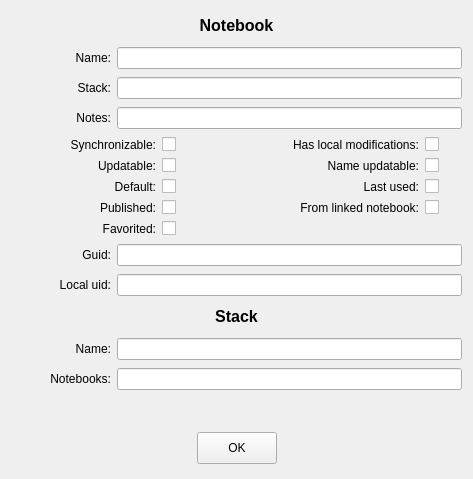
<?xml version="1.0" encoding="UTF-8"?>
<ui version="4.0">
 <class>NotebookModelItemInfoWidget</class>
 <widget class="QWidget" name="NotebookModelItemInfoWidget">
  <property name="geometry">
   <rect>
    <x>0</x>
    <y>0</y>
    <width>473</width>
    <height>479</height>
   </rect>
  </property>
  <property name="sizePolicy">
   <sizepolicy hsizetype="Maximum" vsizetype="Minimum">
    <horstretch>0</horstretch>
    <verstretch>0</verstretch>
   </sizepolicy>
  </property>
  <property name="font">
   <font>
    <stylestrategy>PreferAntialias</stylestrategy>
   </font>
  </property>
  <property name="windowTitle">
   <string>Form</string>
  </property>
  <layout class="QGridLayout" name="gridLayout">
   <item row="4" column="0" colspan="2">
    <layout class="QGridLayout" name="leftSideCheckboxesGridLayout">
     <property name="leftMargin">
      <number>20</number>
     </property>
     <item row="3" column="0">
      <widget class="QLabel" name="notebookPublishedLabel">
       <property name="text">
        <string>Published:</string>
       </property>
       <property name="alignment">
        <set>Qt::AlignRight|Qt::AlignTrailing|Qt::AlignVCenter</set>
       </property>
      </widget>
     </item>
     <item row="0" column="1">
      <widget class="QCheckBox" name="notebookSynchronizableCheckBox"/>
     </item>
     <item row="2" column="1">
      <widget class="QCheckBox" name="notebookDefaultCheckBox"/>
     </item>
     <item row="0" column="0">
      <widget class="QLabel" name="notebookSynchronizableLabel">
       <property name="text">
        <string>Synchronizable:</string>
       </property>
       <property name="alignment">
        <set>Qt::AlignRight|Qt::AlignTrailing|Qt::AlignVCenter</set>
       </property>
      </widget>
     </item>
     <item row="1" column="1">
      <widget class="QCheckBox" name="notebookUpdatableCheckBox"/>
     </item>
     <item row="3" column="1">
      <widget class="QCheckBox" name="notebookPublishedCheckBox"/>
     </item>
     <item row="1" column="0">
      <widget class="QLabel" name="notebookUpdatableLabel">
       <property name="text">
        <string>Updatable:</string>
       </property>
       <property name="alignment">
        <set>Qt::AlignRight|Qt::AlignTrailing|Qt::AlignVCenter</set>
       </property>
      </widget>
     </item>
     <item row="2" column="0">
      <widget class="QLabel" name="notebookDefaultLabel">
       <property name="text">
        <string>Default:</string>
       </property>
       <property name="alignment">
        <set>Qt::AlignRight|Qt::AlignTrailing|Qt::AlignVCenter</set>
       </property>
      </widget>
     </item>
     <item row="4" column="0">
      <widget class="QLabel" name="notebookFavoritedLabel">
       <property name="text">
        <string>Favorited:</string>
       </property>
       <property name="alignment">
        <set>Qt::AlignRight|Qt::AlignTrailing|Qt::AlignVCenter</set>
       </property>
      </widget>
     </item>
     <item row="4" column="1">
      <widget class="QCheckBox" name="notebookFavoritedCheckBox"/>
     </item>
    </layout>
   </item>
   <item row="1" column="0">
    <widget class="QLabel" name="notebookNameLabel">
     <property name="maximumSize">
      <size>
       <width>100</width>
       <height>16777215</height>
      </size>
     </property>
     <property name="text">
      <string>Name:</string>
     </property>
     <property name="alignment">
      <set>Qt::AlignRight|Qt::AlignTrailing|Qt::AlignVCenter</set>
     </property>
    </widget>
   </item>
   <item row="3" column="1" colspan="2">
    <widget class="QLineEdit" name="notebookNumNotesLineEdit">
     <property name="readOnly">
      <bool>true</bool>
     </property>
    </widget>
   </item>
   <item row="0" column="0" colspan="3">
    <widget class="QLabel" name="notebookLabel">
     <property name="minimumSize">
      <size>
       <width>0</width>
       <height>26</height>
      </size>
     </property>
     <property name="maximumSize">
      <size>
       <width>16777215</width>
       <height>26</height>
      </size>
     </property>
     <property name="font">
      <font>
       <pointsize>12</pointsize>
       <weight>75</weight>
       <bold>true</bold>
      </font>
     </property>
     <property name="text">
      <string>Notebook</string>
     </property>
     <property name="alignment">
      <set>Qt::AlignCenter</set>
     </property>
     <property name="textInteractionFlags">
      <set>Qt::TextSelectableByKeyboard|Qt::TextSelectableByMouse</set>
     </property>
    </widget>
   </item>
   <item row="2" column="1" colspan="2">
    <widget class="QLineEdit" name="notebookStackLineEdit">
     <property name="readOnly">
      <bool>true</bool>
     </property>
    </widget>
   </item>
   <item row="6" column="0">
    <widget class="QLabel" name="notebookLocalUidLabel">
     <property name="maximumSize">
      <size>
       <width>100</width>
       <height>16777215</height>
      </size>
     </property>
     <property name="text">
      <string>Local uid:</string>
     </property>
     <property name="alignment">
      <set>Qt::AlignRight|Qt::AlignTrailing|Qt::AlignVCenter</set>
     </property>
    </widget>
   </item>
   <item row="8" column="1" colspan="2">
    <widget class="QLineEdit" name="stackNameLineEdit">
     <property name="readOnly">
      <bool>true</bool>
     </property>
    </widget>
   </item>
   <item row="7" column="0" colspan="3">
    <widget class="QLabel" name="stackLabel">
     <property name="minimumSize">
      <size>
       <width>0</width>
       <height>26</height>
      </size>
     </property>
     <property name="maximumSize">
      <size>
       <width>16777215</width>
       <height>26</height>
      </size>
     </property>
     <property name="font">
      <font>
       <pointsize>12</pointsize>
       <weight>75</weight>
       <bold>true</bold>
      </font>
     </property>
     <property name="text">
      <string>Stack</string>
     </property>
     <property name="alignment">
      <set>Qt::AlignCenter</set>
     </property>
     <property name="textInteractionFlags">
      <set>Qt::TextSelectableByKeyboard|Qt::TextSelectableByMouse</set>
     </property>
    </widget>
   </item>
   <item row="8" column="0">
    <widget class="QLabel" name="stackNameLabel">
     <property name="maximumSize">
      <size>
       <width>100</width>
       <height>16777215</height>
      </size>
     </property>
     <property name="text">
      <string>Name:</string>
     </property>
     <property name="alignment">
      <set>Qt::AlignRight|Qt::AlignTrailing|Qt::AlignVCenter</set>
     </property>
    </widget>
   </item>
   <item row="4" column="2">
    <layout class="QGridLayout" name="rightSideCheckboxesGridLayout">
     <item row="0" column="0">
      <widget class="QLabel" name="notebookDirtyLabel">
       <property name="text">
        <string>Has local modifications:</string>
       </property>
      </widget>
     </item>
     <item row="0" column="1">
      <widget class="QCheckBox" name="notebookDirtyCheckBox"/>
     </item>
     <item row="1" column="0">
      <widget class="QLabel" name="notebookNameUpdatableLabel">
       <property name="text">
        <string>Name updatable:</string>
       </property>
       <property name="alignment">
        <set>Qt::AlignRight|Qt::AlignTrailing|Qt::AlignVCenter</set>
       </property>
      </widget>
     </item>
     <item row="1" column="1">
      <widget class="QCheckBox" name="notebookNameUpdatableCheckBox"/>
     </item>
     <item row="2" column="0">
      <widget class="QLabel" name="notebookLastUsedLabel">
       <property name="text">
        <string>Last used:</string>
       </property>
       <property name="alignment">
        <set>Qt::AlignRight|Qt::AlignTrailing|Qt::AlignVCenter</set>
       </property>
      </widget>
     </item>
     <item row="2" column="1">
      <widget class="QCheckBox" name="notebookLastUsedCheckBox"/>
     </item>
     <item row="3" column="0">
      <widget class="QLabel" name="notebookFromLinkedNotebookLabel">
       <property name="text">
        <string>From linked notebook:</string>
       </property>
       <property name="alignment">
        <set>Qt::AlignRight|Qt::AlignTrailing|Qt::AlignVCenter</set>
       </property>
      </widget>
     </item>
     <item row="3" column="1">
      <widget class="QCheckBox" name="notebookFromLinkedNotebookCheckBox"/>
     </item>
     <item row="4" column="0">
      <spacer name="verticalSpacer">
       <property name="orientation">
        <enum>Qt::Vertical</enum>
       </property>
       <property name="sizeType">
        <enum>QSizePolicy::Fixed</enum>
       </property>
       <property name="sizeHint" stdset="0">
        <size>
         <width>20</width>
         <height>20</height>
        </size>
       </property>
      </spacer>
     </item>
    </layout>
   </item>
   <item row="3" column="0">
    <widget class="QLabel" name="notebookNumNotesLabel">
     <property name="maximumSize">
      <size>
       <width>100</width>
       <height>16777215</height>
      </size>
     </property>
     <property name="text">
      <string>Notes:</string>
     </property>
     <property name="alignment">
      <set>Qt::AlignRight|Qt::AlignTrailing|Qt::AlignVCenter</set>
     </property>
    </widget>
   </item>
   <item row="9" column="0">
    <widget class="QLabel" name="stackNumNotebooksLabel">
     <property name="minimumSize">
      <size>
       <width>100</width>
       <height>0</height>
      </size>
     </property>
     <property name="maximumSize">
      <size>
       <width>100</width>
       <height>16777215</height>
      </size>
     </property>
     <property name="text">
      <string>Notebooks:</string>
     </property>
     <property name="alignment">
      <set>Qt::AlignRight|Qt::AlignTrailing|Qt::AlignVCenter</set>
     </property>
    </widget>
   </item>
   <item row="9" column="1" colspan="2">
    <widget class="QLineEdit" name="stackNumNotebooksLineEdit">
     <property name="readOnly">
      <bool>true</bool>
     </property>
    </widget>
   </item>
   <item row="5" column="1" colspan="2">
    <widget class="QLineEdit" name="notebookGuidLineEdit">
     <property name="readOnly">
      <bool>true</bool>
     </property>
    </widget>
   </item>
   <item row="2" column="0">
    <widget class="QLabel" name="notebookStackLabel">
     <property name="maximumSize">
      <size>
       <width>100</width>
       <height>16777215</height>
      </size>
     </property>
     <property name="text">
      <string>Stack:</string>
     </property>
     <property name="alignment">
      <set>Qt::AlignRight|Qt::AlignTrailing|Qt::AlignVCenter</set>
     </property>
    </widget>
   </item>
   <item row="5" column="0">
    <widget class="QLabel" name="notebookGuidLabel">
     <property name="maximumSize">
      <size>
       <width>100</width>
       <height>16777215</height>
      </size>
     </property>
     <property name="text">
      <string>Guid:</string>
     </property>
     <property name="alignment">
      <set>Qt::AlignRight|Qt::AlignTrailing|Qt::AlignVCenter</set>
     </property>
    </widget>
   </item>
   <item row="11" column="0" colspan="3">
    <layout class="QHBoxLayout" name="OkButtonLayout">
     <property name="spacing">
      <number>0</number>
     </property>
     <property name="leftMargin">
      <number>0</number>
     </property>
     <property name="topMargin">
      <number>0</number>
     </property>
     <property name="rightMargin">
      <number>0</number>
     </property>
     <property name="bottomMargin">
      <number>0</number>
     </property>
     <item>
      <spacer name="leftSpacer">
       <property name="orientation">
        <enum>Qt::Horizontal</enum>
       </property>
       <property name="sizeHint" stdset="0">
        <size>
         <width>40</width>
         <height>20</height>
        </size>
       </property>
      </spacer>
     </item>
     <item>
      <widget class="QPushButton" name="okButton">
       <property name="maximumSize">
        <size>
         <width>16777215</width>
         <height>32</height>
        </size>
       </property>
       <property name="text">
        <string notr="true">OK</string>
       </property>
      </widget>
     </item>
     <item>
      <spacer name="rightSpacer">
       <property name="orientation">
        <enum>Qt::Horizontal</enum>
       </property>
       <property name="sizeHint" stdset="0">
        <size>
         <width>40</width>
         <height>20</height>
        </size>
       </property>
      </spacer>
     </item>
    </layout>
   </item>
   <item row="6" column="1" colspan="2">
    <widget class="QLineEdit" name="notebookLocalUidLineEdit">
     <property name="readOnly">
      <bool>true</bool>
     </property>
    </widget>
   </item>
   <item row="1" column="1" colspan="2">
    <widget class="QLineEdit" name="notebookNameLineEdit">
     <property name="readOnly">
      <bool>true</bool>
     </property>
    </widget>
   </item>
   <item row="10" column="0" colspan="3">
    <widget class="QLabel" name="statusBarLabel">
     <property name="minimumSize">
      <size>
       <width>0</width>
       <height>26</height>
      </size>
     </property>
     <property name="maximumSize">
      <size>
       <width>16777215</width>
       <height>26</height>
      </size>
     </property>
    </widget>
   </item>
  </layout>
 </widget>
 <resources/>
 <connections/>
</ui>
